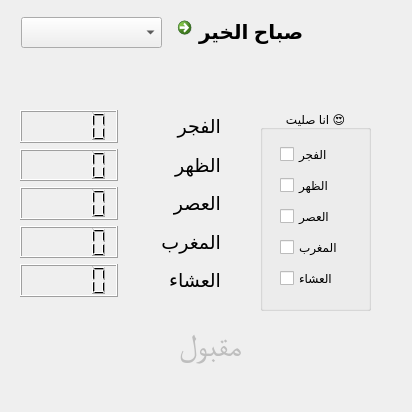
<?xml version="1.0" encoding="UTF-8"?>
<ui version="4.0">
 <class>MainWindow</class>
 <widget class="QMainWindow" name="MainWindow">
  <property name="windowModality">
   <enum>Qt::ApplicationModal</enum>
  </property>
  <property name="enabled">
   <bool>true</bool>
  </property>
  <property name="geometry">
   <rect>
    <x>0</x>
    <y>0</y>
    <width>412</width>
    <height>412</height>
   </rect>
  </property>
  <property name="sizePolicy">
   <sizepolicy hsizetype="Preferred" vsizetype="Preferred">
    <horstretch>0</horstretch>
    <verstretch>0</verstretch>
   </sizepolicy>
  </property>
  <property name="minimumSize">
   <size>
    <width>412</width>
    <height>412</height>
   </size>
  </property>
  <property name="maximumSize">
   <size>
    <width>412</width>
    <height>412</height>
   </size>
  </property>
  <property name="contextMenuPolicy">
   <enum>Qt::NoContextMenu</enum>
  </property>
  <property name="windowTitle">
   <string>إلا صلاتى </string>
  </property>
  <property name="windowIcon">
   <iconset resource="rec.qrc">
    <normaloff>:/rec/prayer.png</normaloff>:/rec/prayer.png</iconset>
  </property>
  <widget class="QWidget" name="centralwidget">
   <property name="sizePolicy">
    <sizepolicy hsizetype="Preferred" vsizetype="Preferred">
     <horstretch>0</horstretch>
     <verstretch>0</verstretch>
    </sizepolicy>
   </property>
   <widget class="QGroupBox" name="groupBox">
    <property name="geometry">
     <rect>
      <x>260</x>
      <y>110</y>
      <width>111</width>
      <height>201</height>
     </rect>
    </property>
    <property name="title">
     <string>انا صليت 😍</string>
    </property>
    <property name="alignment">
     <set>Qt::AlignCenter</set>
    </property>
    <widget class="QWidget" name="layoutWidget">
     <property name="geometry">
      <rect>
       <x>20</x>
       <y>30</y>
       <width>66</width>
       <height>157</height>
      </rect>
     </property>
     <layout class="QVBoxLayout" name="verticalLayout">
      <item>
       <widget class="QCheckBox" name="chbx_fagr">
        <property name="text">
         <string>الفجر</string>
        </property>
       </widget>
      </item>
      <item>
       <widget class="QCheckBox" name="chbx_dohr">
        <property name="text">
         <string>الظهر</string>
        </property>
       </widget>
      </item>
      <item>
       <widget class="QCheckBox" name="chbx_asr">
        <property name="text">
         <string>العصر</string>
        </property>
       </widget>
      </item>
      <item>
       <widget class="QCheckBox" name="chbx_mghrb">
        <property name="text">
         <string>المغرب</string>
        </property>
       </widget>
      </item>
      <item>
       <widget class="QCheckBox" name="chbx_asha">
        <property name="text">
         <string>العشاء</string>
        </property>
       </widget>
      </item>
     </layout>
    </widget>
   </widget>
   <widget class="QLabel" name="lbl_Result">
    <property name="enabled">
     <bool>false</bool>
    </property>
    <property name="geometry">
     <rect>
      <x>120</x>
      <y>320</y>
      <width>181</width>
      <height>51</height>
     </rect>
    </property>
    <property name="font">
     <font>
      <family>Times New Roman</family>
      <pointsize>23</pointsize>
     </font>
    </property>
    <property name="text">
     <string>مقبول</string>
    </property>
    <property name="textFormat">
     <enum>Qt::PlainText</enum>
    </property>
    <property name="alignment">
     <set>Qt::AlignCenter</set>
    </property>
   </widget>
   <widget class="QCommandLinkButton" name="commandLinkButton">
    <property name="geometry">
     <rect>
      <x>170</x>
      <y>10</y>
      <width>186</width>
      <height>49</height>
     </rect>
    </property>
    <property name="font">
     <font>
      <family>Segoe UI</family>
      <pointsize>15</pointsize>
     </font>
    </property>
    <property name="layoutDirection">
     <enum>Qt::LeftToRight</enum>
    </property>
    <property name="autoFillBackground">
     <bool>false</bool>
    </property>
    <property name="text">
     <string>صباح الخير</string>
    </property>
   </widget>
   <widget class="QWidget" name="layoutWidget">
    <property name="geometry">
     <rect>
      <x>20</x>
      <y>110</y>
      <width>201</width>
      <height>187</height>
     </rect>
    </property>
    <layout class="QVBoxLayout" name="verticalLayout_2">
     <item>
      <layout class="QHBoxLayout" name="horizontalLayout_6">
       <item>
        <widget class="QLCDNumber" name="lcd_fagr_9">
         <property name="sizePolicy">
          <sizepolicy hsizetype="Preferred" vsizetype="Preferred">
           <horstretch>0</horstretch>
           <verstretch>0</verstretch>
          </sizepolicy>
         </property>
        </widget>
       </item>
       <item>
        <widget class="QLabel" name="Label_fagr_9">
         <property name="font">
          <font>
           <pointsize>14</pointsize>
           <weight>50</weight>
           <bold>false</bold>
          </font>
         </property>
         <property name="text">
          <string>الفجر</string>
         </property>
        </widget>
       </item>
      </layout>
     </item>
     <item>
      <layout class="QHBoxLayout" name="horizontalLayout_7">
       <item>
        <widget class="QLCDNumber" name="lcd_dohr">
         <property name="sizePolicy">
          <sizepolicy hsizetype="Preferred" vsizetype="Preferred">
           <horstretch>0</horstretch>
           <verstretch>0</verstretch>
          </sizepolicy>
         </property>
        </widget>
       </item>
       <item>
        <widget class="QLabel" name="Label_fagr_10">
         <property name="font">
          <font>
           <pointsize>14</pointsize>
           <weight>50</weight>
           <bold>false</bold>
          </font>
         </property>
         <property name="text">
          <string>الظهر</string>
         </property>
        </widget>
       </item>
      </layout>
     </item>
     <item>
      <layout class="QHBoxLayout" name="horizontalLayout">
       <item>
        <widget class="QLCDNumber" name="lcd_asr">
         <property name="sizePolicy">
          <sizepolicy hsizetype="Preferred" vsizetype="Preferred">
           <horstretch>0</horstretch>
           <verstretch>0</verstretch>
          </sizepolicy>
         </property>
        </widget>
       </item>
       <item>
        <widget class="QLabel" name="Label_fagr_4">
         <property name="font">
          <font>
           <pointsize>14</pointsize>
           <weight>50</weight>
           <bold>false</bold>
          </font>
         </property>
         <property name="text">
          <string>العصر</string>
         </property>
        </widget>
       </item>
      </layout>
     </item>
     <item>
      <layout class="QHBoxLayout" name="horizontalLayout_4">
       <item>
        <widget class="QLCDNumber" name="lcd_fmaghrb">
         <property name="sizePolicy">
          <sizepolicy hsizetype="Preferred" vsizetype="Preferred">
           <horstretch>0</horstretch>
           <verstretch>0</verstretch>
          </sizepolicy>
         </property>
        </widget>
       </item>
       <item>
        <widget class="QLabel" name="Label_fagr_7">
         <property name="font">
          <font>
           <pointsize>14</pointsize>
           <weight>50</weight>
           <bold>false</bold>
          </font>
         </property>
         <property name="text">
          <string>المغرب</string>
         </property>
        </widget>
       </item>
      </layout>
     </item>
     <item>
      <layout class="QHBoxLayout" name="horizontalLayout_5">
       <item>
        <widget class="QLCDNumber" name="lcd_asha">
         <property name="sizePolicy">
          <sizepolicy hsizetype="Preferred" vsizetype="Preferred">
           <horstretch>0</horstretch>
           <verstretch>0</verstretch>
          </sizepolicy>
         </property>
        </widget>
       </item>
       <item>
        <widget class="QLabel" name="Label_fagr_8">
         <property name="font">
          <font>
           <pointsize>14</pointsize>
           <weight>50</weight>
           <bold>false</bold>
          </font>
         </property>
         <property name="text">
          <string>العشاء</string>
         </property>
        </widget>
       </item>
      </layout>
     </item>
    </layout>
   </widget>
   <widget class="QComboBox" name="cbx_goverments">
    <property name="geometry">
     <rect>
      <x>21</x>
      <y>17</y>
      <width>141</width>
      <height>31</height>
     </rect>
    </property>
    <property name="sizePolicy">
     <sizepolicy hsizetype="Preferred" vsizetype="Preferred">
      <horstretch>0</horstretch>
      <verstretch>0</verstretch>
     </sizepolicy>
    </property>
    <property name="toolTip">
     <string extracomment="Your Goverment "/>
    </property>
    <property name="autoFillBackground">
     <bool>false</bool>
    </property>
    <property name="maxVisibleItems">
     <number>100</number>
    </property>
   </widget>
   <widget class="QLabel" name="label">
    <property name="geometry">
     <rect>
      <x>310</x>
      <y>360</y>
      <width>101</width>
      <height>41</height>
     </rect>
    </property>
    <property name="font">
     <font>
      <family>Times New Roman</family>
      <pointsize>10</pointsize>
     </font>
    </property>
    <property name="layoutDirection">
     <enum>Qt::RightToLeft</enum>
    </property>
    <property name="text">
     <string/>
    </property>
   </widget>
  </widget>
  <action name="actionMinmize">
   <property name="icon">
    <iconset resource="rec.qrc">
     <normaloff>:/rec/img/min.png</normaloff>:/rec/img/min.png</iconset>
   </property>
   <property name="text">
    <string>Minmize</string>
   </property>
  </action>
  <action name="actionClose">
   <property name="icon">
    <iconset resource="rec.qrc">
     <normaloff>:/rec/img/close.png</normaloff>:/rec/img/close.png</iconset>
   </property>
   <property name="text">
    <string>Close</string>
   </property>
  </action>
 </widget>
 <resources>
  <include location="rec.qrc"/>
 </resources>
 <connections/>
</ui>
